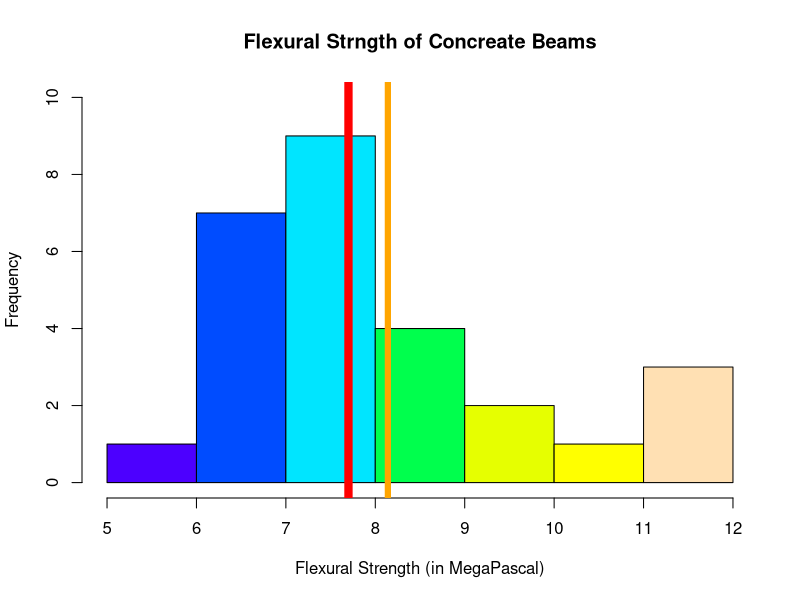
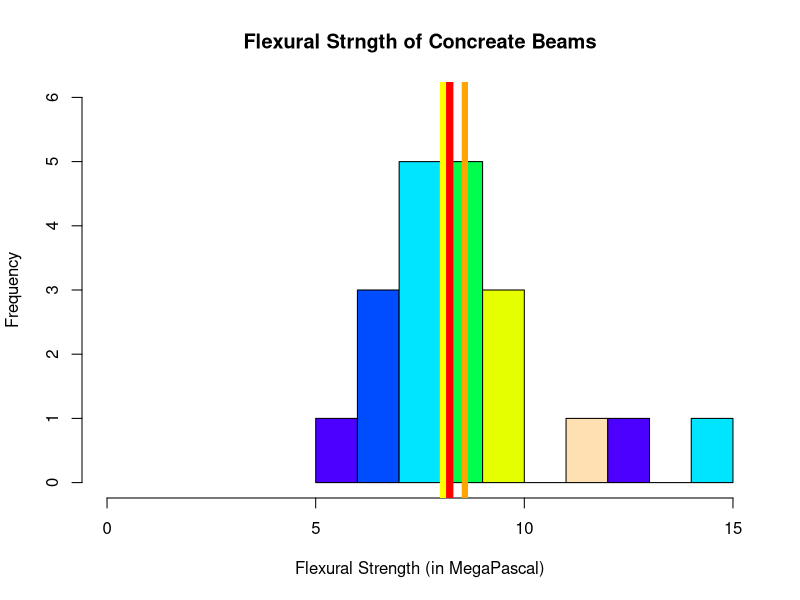

Recreate these plots in R, in order.
## ---- chunk 1
beam <- c(5.9, 7.2, 7.3, 6.3, 8.1, 6.8, 7.0, 7.6, 6.8, 6.5, 7.0, 6.3, 7.9, 9.0,
         8.2, 8.7, 7.8, 9.7, 7.4, 7.7, 9.7, 7.8, 7.7, 11.6, 11.3, 11.8, 10.7)
stem(beam)
## ---- chunk 2
hist(beam, 
     col = topo.colors(7), 
     ylim = c(0,10), 
     xlab= "Flexural Strength (in MegaPascal)",
     main = "Flexural Strngth of Concreate Beams")
abline(v=mean(beam), col="orange", lwd = 6)
abline(v=median(beam), col="red", lwd = 8)
## ---- chunk 3
proportion <- mean(as.integer(beam > 10))
print(paste(round(proportion*100,2), "%"))
## ---- chunk 4
wood.g <- c(.31, .35, .36, .36, .37, .38, .40, .40, .40,
            .41, .41, .42, .42, .42, .42, .42, .43, .44,
            .45, .46, .46, .47, .48, .48, .48, .51, .54,
            .54, .55, .58, .62, .66, .66, .67, .68, .75)
## ---- chunk 5
stem(wood.g, scale = 0.1)
stem(wood.g, scale = 0.5)
stem(wood.g)
## ---- chunk 6
beam2 <- c(6.1, 5.8, 7.8, 7.1, 7.2, 9.2, 6.6, 8.3, 7.0, 8.3,
           7.8, 8.1, 7.4, 8.5, 8.9, 9.8, 9.7, 14.1, 12.6, 11.2)
## ---- chunk 7
stem(beam2)
## ---- chunk 8
# find mode 
sort(table(beam2))
mode <- ((8.3-7.8)/2)+7.8

hist(beam2, 
     col = topo.colors(7), 
     ylim = c(0,6),
     xlim = c(0, 15),
     xlab= "Flexural Strength (in MegaPascal)",
     main = "Flexural Strngth of Concreate Beams")
abline(v=mean(beam2), col="orange", lwd = 6)
abline(v=median(beam2), col="red", lwd = 8)
abline(v=mode, col="yellow", lwd = 6)
